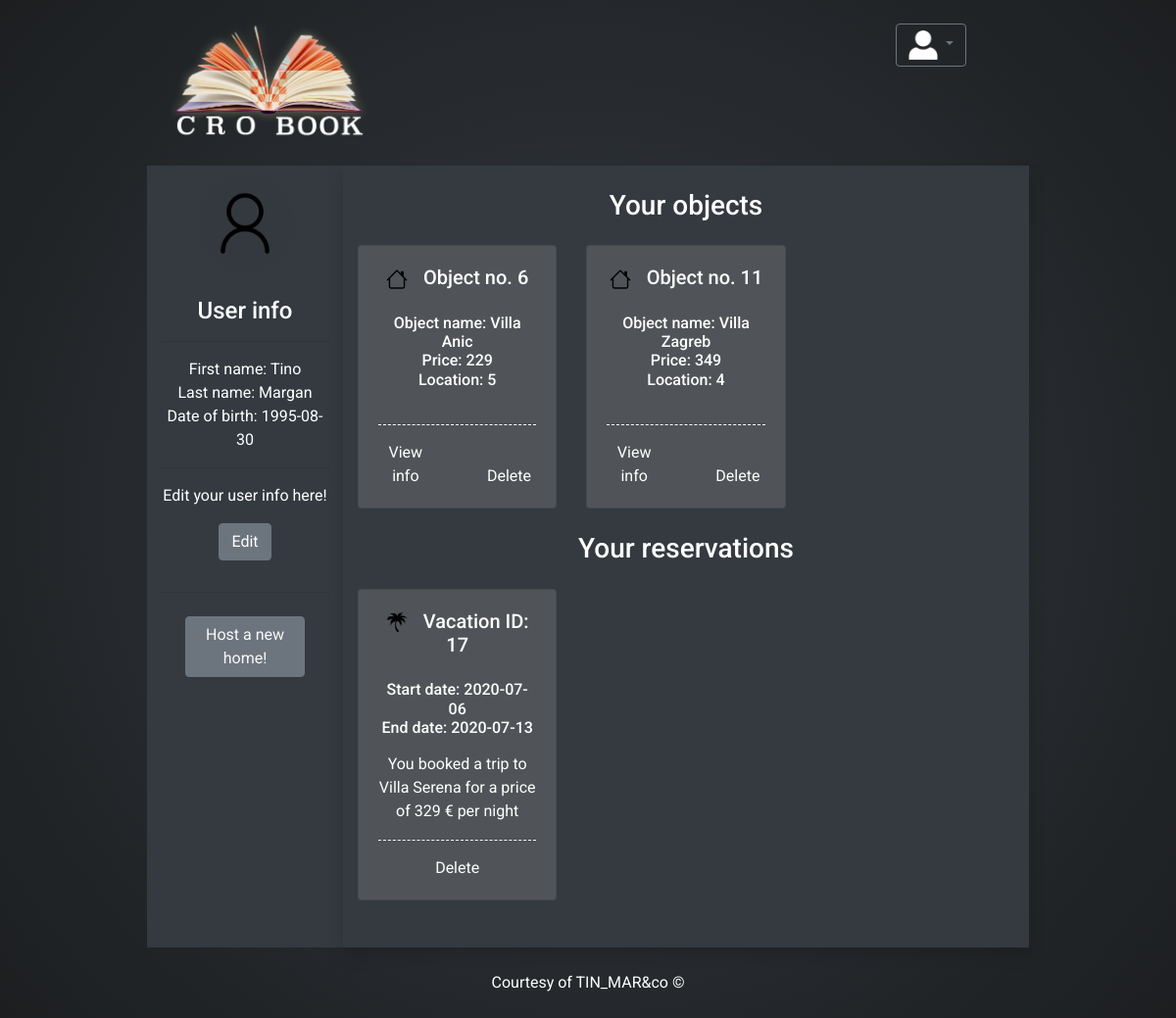
Screenshot of /host_profile_page.php (signed in) with the database file from the repository.
### tables this page shows
CREATE TABLE `email` (
  `Email_ID` int(11) NOT NULL,
  `Email` varchar(30) NOT NULL,
  `User_ID` int(11) NOT NULL
);

CREATE TABLE `user` (
  `User_ID` int(11) NOT NULL,
  `Username` varchar(20) NOT NULL,
  `First_name` varchar(20) NOT NULL,
  `Last_name` varchar(20) NOT NULL,
  `User_image` varchar(20) NOT NULL,
  `Type_ID` int(11) NOT NULL,
  `Date_of_birth` date NOT NULL,
  `Password` varchar(40) NOT NULL
);

CREATE TABLE `object` (
  `Object_ID` int(11) NOT NULL,
  `Object_name` varchar(30) NOT NULL,
  `Object_desc` text NOT NULL,
  `Price` int(11) NOT NULL,
  `Location_ID` int(11) NOT NULL,
  `User_ID` int(11) NOT NULL
);

CREATE TABLE `reservation` (
  `Reservation_ID` int(11) NOT NULL,
  `Date_from` date NOT NULL,
  `Date_to` date NOT NULL,
  `Status` tinyint(1) NOT NULL,
  `Confirmed` tinyint(1) NOT NULL,
  `Object_ID` int(11) NOT NULL,
  `User_ID` int(11) NOT NULL
);

### host_profile_page.php (the view, shortened to what this page needs)
<!doctype html>
<html lang="en">
  <head>
    <link rel="stylesheet" href="https://stackpath.bootstrapcdn.com/bootstrap/4.3.1/css/bootstrap.min.css">
    <link rel="stylesheet" href="Style/user_page.css">
  </head>
  <body>
   <div class="container-fluid">
     <div class="row justify-content-md-center">
       <div class="col col-lg-2 text-center p-4 banner">
       <a href="homepage.php"><img src="media/crobook_logo_white.png" alt="logo" width="200"></a>
        </div>
       <div class="col-md-auto col-lg-5 ">
         <?php
         $conn = db();
         $sql_user = 'SELECT * FROM `user`,`email` where user.User_ID = "'.$_SESSION['User_ID'].'" AND user.User_ID = email.User_ID;';
         $result = $conn->query($sql_user);
         ?>
        </div>
       <div class="col col-lg-2 p-4 text-center banner ">
       <div class="dropdown">
          <button class="btn btn-outline-secondary dropdown-toggle" type="button" id="dropdownMenuButton" data-toggle="dropdown" aria-haspopup="true" aria-expanded="false">
            <img src="media/profile_white.png" alt="userpic" height="30" title="userpic">
          </button>
          <?php
          if($result && $result->num_rows==1){
            $row = $result->fetch_assoc();
            echo $row['Username'].' -- Host';}
          ?>
        </div>
      </div>
     </div>
     <div class="row justify-content-md-center">
       <div class="col col-md-2 text-center user_info ">
        <?php
          if($row['User_image'] !== ''){
            echo '<img src="media/pictures/'.$row['User_image'].'" alt="profile_pic" width="80%" class="mt-2 rounded border "><br>';
          }
          else{
            echo '<img src="media/profil.png" alt="profile_pic" width="60%" class="mt-2 rounded-circle border border-dark"><br>';
          }
        ?>
          <div class="text-center">
          <h4><div class="mt-4">User info</div></h4>
            <hr>
            First name: <?php echo $row['First_name']?><br>
            Last name:  <?php echo $row['Last_name']?><br>
            Date of birth: <?php echo $row['Date_of_birth']?><br><hr>
            Edit your user info here!
              <br>
              <button type="button" class="btn btn-secondary m-3" data-toggle="modal" data-target="#infoedit">
                  Edit
              </button>
              <hr>
              <div class="row m-4 justify-content-md-center">
              <a class="btn btn-secondary text-light" href="newobject.php">Host a new home!</a>
              </div>
          </div>
        </div>
    <div class="col col-md-7 text-center reservations_p shadow">
         <h3 class="mt-4 mb-4">Your objects</h3>
         <div class="row">
         <?php
          $sql_objects = 'SELECT * FROM `object` where object.User_ID = '.$_SESSION['User_ID'].';';
          $result_objects = $conn->query($sql_objects);
          if($result_objects->num_rows>0){
            foreach ($result_objects as $ro){
              echo '
                <div class="col col-sm-4 m-0">
                <div class="card kartice">
                <div class="card-body" style="height: 10%;">
                <h5 class="card-title"><img src="media/house.svg" class="mr-3" height="22">Object no. '.$ro['Object_ID'].'</h5>
                <h6 class="card-subtitle mt-4" style="height: 6rem;">
                  Object name: '.$ro['Object_name'].' <br>
                  Price: '.$ro['Price'].'<br>
                  Location: '.$ro['Location_ID'].'
                </h6>
                <hr style="border-bottom: 1px dashed white;">
                  <div class="row">
                    <a href="object_info.php?objid='.$ro['Object_ID'].'" class="col card-link mt-auto">View info</a>
                    <a href="object_delete.php?objid='.$ro['Object_ID'].'" class="col card-link mt-auto">Delete</a>
                  </div>
                </div>
              </div>
            </div>
            ';
            }
          }
          ?>
          </div>
         <h3 class="mt-4 mb-4">Your reservations</h3>
          <div class="row">
          <?php
          $sql_vacay = 'SELECT * FROM reservation,object where reservation.User_ID = '.$_SESSION['User_ID'].' and reservation.Object_ID=object.Object_ID ;';
          $result_vacay = $conn->query($sql_vacay);
          if($result_vacay->num_rows>0){
            foreach ($result_vacay as $rv){
              echo '<div class="col col-sm-4 m-0 mb-5">
              <div class="card kartice">
                  <div class="card-body" style="height: 10%;">
                    <h5 class="card-title"><img src="media/palm.png" class="mr-3" height="22">Vacation ID: '.$rv['Reservation_ID'].'</h5>
                    <h6 class="card-subtitle mt-4">Start date: '.$rv['Date_from'].' <br>End date: '.$rv['Date_to'].'</h6>
                    <p class="card-text mt-3">You booked a trip to '.$rv['Object_name'].' for a price of '.$rv['Price'].' € per night</p>
                    <hr style="border-bottom: 1px dashed white;">
                    <a href="res_delete.php?resid='.$rv['Reservation_ID'].'" class="col card-link mt-auto">Delete</a>
                  </div>
                </div>
              </div>';
          }
        }
        else{
          echo '</div><div class="row justify-content-center align-items-center">You have no reservations, reserve now!</div>';
          echo '<div class="row justify-content-center align-items-center"><a href="homepage.php" class="col-3 m-3 btn btn-outline-light"><h5 class="mt-2">Reserve here</h5></a></div>';
        }
          ?>
            </div>
      </div>
   </div>
      <div class="container-fluid">
        <div class="row-fluid">
            <div class="col-sm-12 p-4 text-center  footer">
              Courtesy of TIN_MAR&co &copy
            </div>
        </div>
      </div>
  </body>
</html>

### Style/user_page.css (style rules this page uses)
.user_info { background-color: rgba(52,58,64,1); }
.reservations_p { background-color: rgba(52,58,64,1); box-shadow:5px 5px 10px gray; }
.kartice { background-color: #505458; }
a.card-link { color: white; }
body { background: rgb(52,58,64); background: radial-gradient(circle, rgba(52,58,64,1) 0%, rgba(28,30,32,1) 100%); font-family: 'Roboto', sans-serif; color: white; }
.footer { height:10%; bottom:0; left:0; }
a { text-decoration: none; }
a:link, a:visited { color: white; }

### rows the page displays
email: User_ID.First_name "Tino", User_ID.Last_name "Margan", User_ID.Date_of_birth "1995-08-30"
object: Object_ID "6", Object_name "Villa Anic", Price "229", Location_ID "5"
object: Object_ID "11", Object_name "Villa Zagreb", Price "349", Location_ID "4"
reservation: Reservation_ID "17", Date_from "2020-07-06", Date_to "2020-07-13", Object_ID.Object_name "Villa Serena", Object_ID.Price "329"
